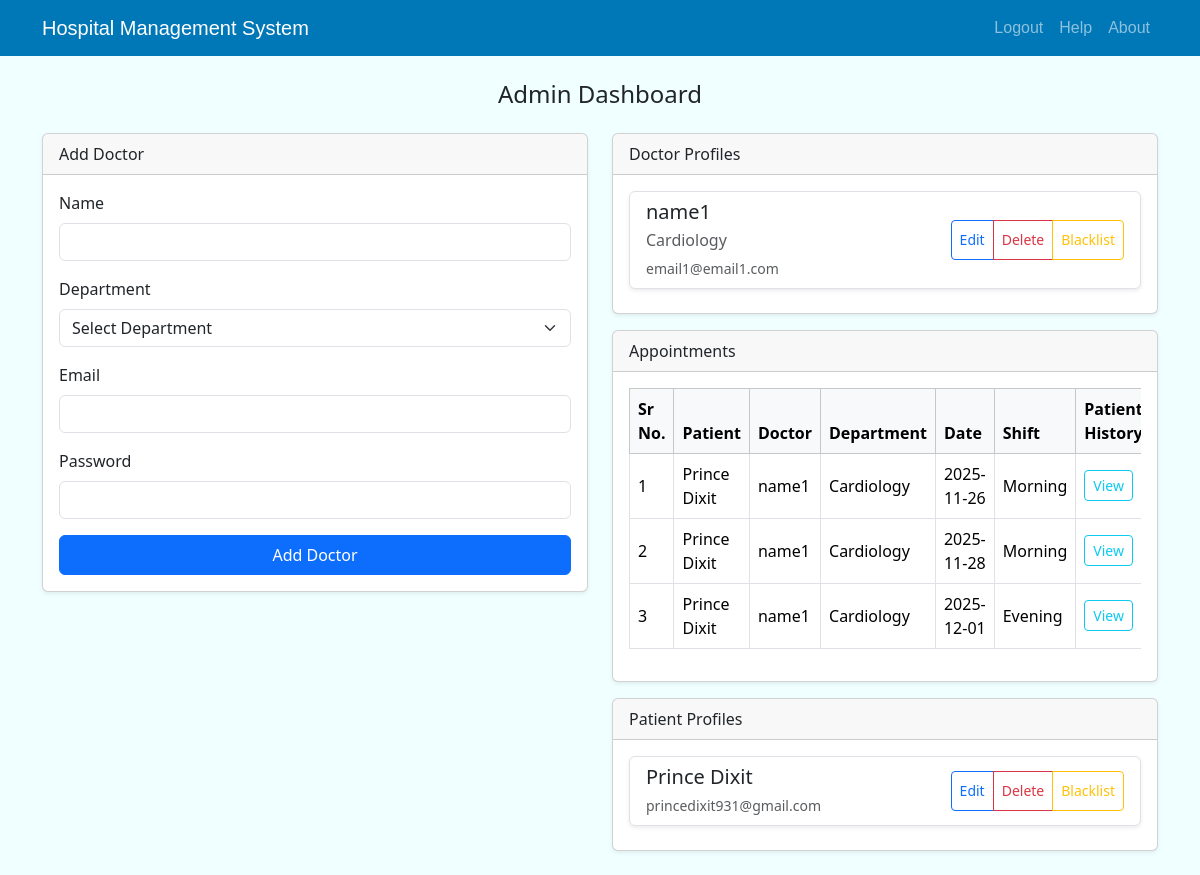
Screenshot of / (signed in) with the database file from the repository.
### application/models.py (models this page shows)
class Doctor(db.Model):
    __tablename__='doctor'
    id = db.Column(db.Integer, autoincrement=True, primary_key=True)
    name = db.Column(db.String(255), nullable=False)
    email = db.Column(db.String(255), unique=True, nullable=False)
    department_id = db.Column(db.Integer, db.ForeignKey('department.id'), nullable=False)

class Department(db.Model):
    __tablename__ = 'department'
    id = db.Column(db.Integer, autoincrement=True, primary_key=True)
    name = db.Column(db.String(255), nullable=False, unique=True)
    description = db.Column(db.Text)
    doctors_registered = db.Column(db.Integer, default=0)
    extra_info = db.Column(db.Text)
    doctors = db.relationship('Doctor', backref='department', lazy=True)

class Patient(db.Model):
    __tablename__ = 'patient'
    id = db.Column(db.Integer, autoincrement=True, primary_key=True)
    name = db.Column(db.String(255), nullable=False)
    email = db.Column(db.String(255), unique=True, nullable=False)

class Appointment(db.Model):
    __tablename__ = 'appointment'
    id = db.Column(db.Integer, autoincrement=True, primary_key=True)
    patient_id = db.Column(db.Integer, db.ForeignKey('patient.id'), nullable=False)
    doctor_id = db.Column(db.Integer, db.ForeignKey('doctor.id'), nullable=False)
    date = db.Column(db.Date, nullable=False)
    shift = db.Column(db.String(16), nullable=False)  # 'morning' or 'evening'
    time = db.Column(db.Time, nullable=True)  # Optional, can be set to None
    status = db.Column(db.String(32), nullable=False, default='Booked')
    created_at = db.Column(db.DateTime, server_default=db.func.now())
    updated_at = db.Column(db.DateTime, server_default=db.func.now(), onupdate=db.func.now())
    patient = db.relationship('Patient', backref=db.backref('appointments', lazy=True))
    doctor = db.relationship('Doctor', backref=db.backref('appointments', lazy=True))

### application/controllers.py (the view, shortened to what this page needs)
@app.route("/", methods=['GET','POST'])
@login_required
def dashboard():
    if current_user.id == 1:
        doctors = Doctor.query.order_by(Doctor.name).all()
        patients = Patient.query.order_by(Patient.name).all()
        departments = Department.query.order_by(Department.name).all()
        appointments = Appointment.query.all()
        def appt_sort_key(appt):
            shift_priority = 0 if (hasattr(appt, 'shift') and appt.shift and appt.shift.lower() == 'morning') else 1
            return (appt.date, shift_priority, appt.id)
        sorted_appointments = sorted(appointments, key=appt_sort_key)
        appt_list = []
        for appt in sorted_appointments:
            doctor = Doctor.query.get(appt.doctor_id)
            dept = Department.query.get(doctor.department_id) if doctor else None
            patient = Patient.query.get(appt.patient_id)
            appt_list.append({
                'id': appt.id,
                'patient_name': patient.name if patient else '',
                'patient_id': patient.id if patient else '',
                'doctor_name': doctor.name if doctor else '',
                'department': dept.name if dept else '',
                'date': appt.date,
                'shift': appt.shift
            })
        return render_template('dashboards/admin_dashboard.html', doctors=doctors, patients=patients, departments=departments, appointments=appt_list)
    elif any(role.name == 'doctor' for role in current_user.roles):
        doctor = Doctor.query.filter_by(email=current_user.email).first()
        doctor_name = doctor.name if doctor and doctor.name else current_user.email
        return render_template('dashboards/doctor_dashboard.html', doctor_name=doctor_name)

### templates/dashboards/admin_dashboard.html (shortened to what this page needs)
<!DOCTYPE html>
<html lang="en">
<head>
    <link href="https://cdn.jsdelivr.net/npm/bootstrap@5.3.8/dist/css/bootstrap.min.css" rel="stylesheet">
    <link rel="stylesheet" href="../../static/pages.css">
</head>
<body>
    <header>
    <div class="navbar navbar-dark navbar-expand-md">
        <div class="container">
            <a href="/" class="navbar-brand">Hospital Management System</a>
            <div class="collapse navbar-collapse" id="nav">
            <ul class="navbar-nav ms-auto">
                <li class="nav-item">
		{% if current_user.is_authenticated %}
		    <a href="/logout" id="logout_nav" class="nav-link">Logout</a>
		{% else %}
                    <a href="/login" id="login_nav" class="nav-link {{ log_active }}">Login</a>
		{% endif %}
                </li>
                <li class="nav-item">
                    <a href="help" id="help_nav" class="nav-link {{ help_active }}">Help</a>
                </li>
                 <li class="nav-item">
                     <a href="about" id="about_nav" class="nav-link {{ about_active }}">About</a>
                </li>
            </ul>
            </div>
        </div>
    </div>
    </header>
    <main>
        <div class="container py-4">
            <div class="row mb-3">
                <div class="col-12 text-center">
                    <h2 class="h4">Admin Dashboard</h2>
                </div>
            </div>
            <div class="row g-4">
                <div class="col-lg-6">
                    <div class="card shadow-sm">
                        <div class="card-header">Add Doctor</div>
                        <div class="card-body">
                            <form id="addDoctorForm" method="POST" action="/add-doctor" novalidate>
                                <div class="mb-3">
                                    <label for="fname" class="form-label">Name</label>
                                    <input type="text" class="form-control" id="fname" name="fname" required>
                                </div>
                                <div class="mb-3">
                                    <label for="department_id" class="form-label">Department</label>
                                    <select class="form-select" id="department_id" name="department_id" required>
                                        <option value="" disabled selected>Select Department</option>
                                    </select>
                                </div>
                                <div class="mb-3">
                                    <label for="email" class="form-label">Email</label>
                                    <input type="email" class="form-control" id="email" name="email" required>
                                </div>
                                <div class="mb-3">
                                    <label for="password" class="form-label">Password</label>
                                    <input type="password" class="form-control" id="password" name="password" required>
                                </div>
                                <button class="btn btn-primary w-100" type="submit">Add Doctor</button>
                            </form>
                        </div>
                    </div>
                </div>
                <div class="col-lg-6">
                    <div class="card shadow-sm mb-3">
                        <div class="card-header">Doctor Profiles</div>
                        <div class="card-body">
                            <div id="doctorProfiles" class="list-group">
                                {% if doctors and doctors|length > 0 %}
                                    {% for doc in doctors %}
                                    <div class="list-group-item mb-2 shadow-sm d-flex align-items-center justify-content-between" data-doctor-id="{{ doc.id }}">
                                        <div>
                                            <h5 class="mb-1">{{ doc.name }}</h5>
                                            <p class="mb-1 text-muted">{{ doc.department.name if doc.department else 'General' }}</p>
                                            <small class="text-muted">{{ doc.email }}</small>
                                        </div>
                                        <div class="btn-group btn-group-sm">
                                            <button class="btn btn-outline-primary edit-doctor-btn" data-id="{{ doc.id }}" data-name="{{ doc.name }}" data-deptid="{{ doc.department_id }}" data-email="{{ doc.email }}">Edit</button>
                                            <button class="btn btn-outline-danger delete-doctor-btn" data-id="{{ doc.id }}">Delete</button>
                                            <button class="btn btn-outline-warning blacklist-doctor-btn" data-id="{{ doc.id }}">Blacklist</button>
                                        </div>
                                    </div>
                                    {% endfor %}
                                {% else %}
                                    <p class="text-muted">No doctors added yet.</p>
                                {% endif %}
                            </div>
                        </div>
                    </div>
                    <div class="row g-3">
                        <div class="col-12">
                            <div class="card shadow-sm">
                                <div class="card-header">Appointments</div>
                                <div class="card-body">
                                    {% if appointments and appointments|length > 0 %}
                                    <div class="table-responsive">
                                        <table class="table table-bordered align-middle">
                                            <thead class="table-light">
                                                <tr>
                                                    <th>Sr No.</th>
                                                    <th>Patient</th>
                                                    <th>Doctor</th>
                                                    <th>Department</th>
                                                    <th>Date</th>
                                                    <th>Shift</th>
                                                    <th>Patient History</th>
                                                </tr>
                                            </thead>
                                            <tbody>
                                                {% for appt in appointments %}
                                                <tr>
                                                    <td>{{ appt.id }}</td>
                                                    <td>{{ appt.patient_name }}</td>
                                                    <td>{{ appt.doctor_name }}</td>
                                                    <td>{{ appt.department }}</td>
                                                    <td>{{ appt.date.strftime('%Y-%m-%d') if appt.date else '' }}</td>
                                                    <td>{{ appt.shift|capitalize }}</td>
                                                    <td>
                                                        <a href="#" class="btn btn-sm btn-outline-info">View</a>
                                                    </td>
                                                </tr>
                                                {% endfor %}
                                            </tbody>
                                        </table>
                                    </div>
                                    {% else %}
                                        <p class="text-muted mb-0">No appointments found.</p>
                                    {% endif %}
                                </div>
                            </div>
                        </div>
                        <div class="col-12">
                            <div class="card shadow-sm">
                                <div class="card-header">Patient Profiles</div>
                                <div class="card-body">
                                    <div id="patientProfiles" class="list-group">
                                        {% if patients and patients|length > 0 %}
                                            {% for pat in patients %}
                                            <div class="list-group-item mb-2 shadow-sm d-flex align-items-center justify-content-between" data-patient-id="{{ pat.id }}">
                                                <div>
                                                    <h5 class="mb-1">{{ pat.name }}</h5>
                                                    <small class="text-muted">{{ pat.email }}</small>
                                                </div>
                                                <div class="btn-group btn-group-sm">
                                                    <button class="btn btn-outline-primary edit-patient-btn" data-id="{{ pat.id }}" data-name="{{ pat.name }}" data-email="{{ pat.email }}">Edit</button>
                                                    <button class="btn btn-outline-danger delete-patient-btn" data-id="{{ pat.id }}">Delete</button>
                                                    <button class="btn btn-outline-warning blacklist-patient-btn" data-id="{{ pat.id }}">Blacklist</button>
                                                </div>
                                            </div>
                                            {% endfor %}
                                        {% else %}
                                            <p class="text-muted">No patients registered yet.</p>
                                        {% endif %}
                                    </div>
                                </div>
                            </div>
                        </div>
                    </div>
                </div>
            </div>
        </div>
    </main>
</body>
</html>

### static/pages.css (style rules this page uses)
body { background-color: #F0FFFF; }
.navbar { background-color: #0077B6; }
.legend, .navbar-brand, .nav-link { font-family: "Arial"; }
button { color: white; background-color: #0320fc; border: none; height: 40px; border-radius: 5px; }
a { color: #0320fc; }
main { height: 100vh; }

### rows the page displays
Doctor: name "name1", department "Cardiology", email "email1@email1.com", doctor_name "name1" "name1" "name1"
Patient: patient_name "Prince Dixit" "Prince Dixit" "Prince Dixit", name "Prince Dixit", email "princedixit931@gmail.com"
Department: department "Cardiology" "Cardiology" "Cardiology"
Appointment: date "2025-11-26", shift "Morning"
Appointment: date "2025-11-28", shift "Morning"
Appointment: date "2025-12-01", shift "Evening"

### other values shown
{{ appt.id }} "1" "2" "3"
